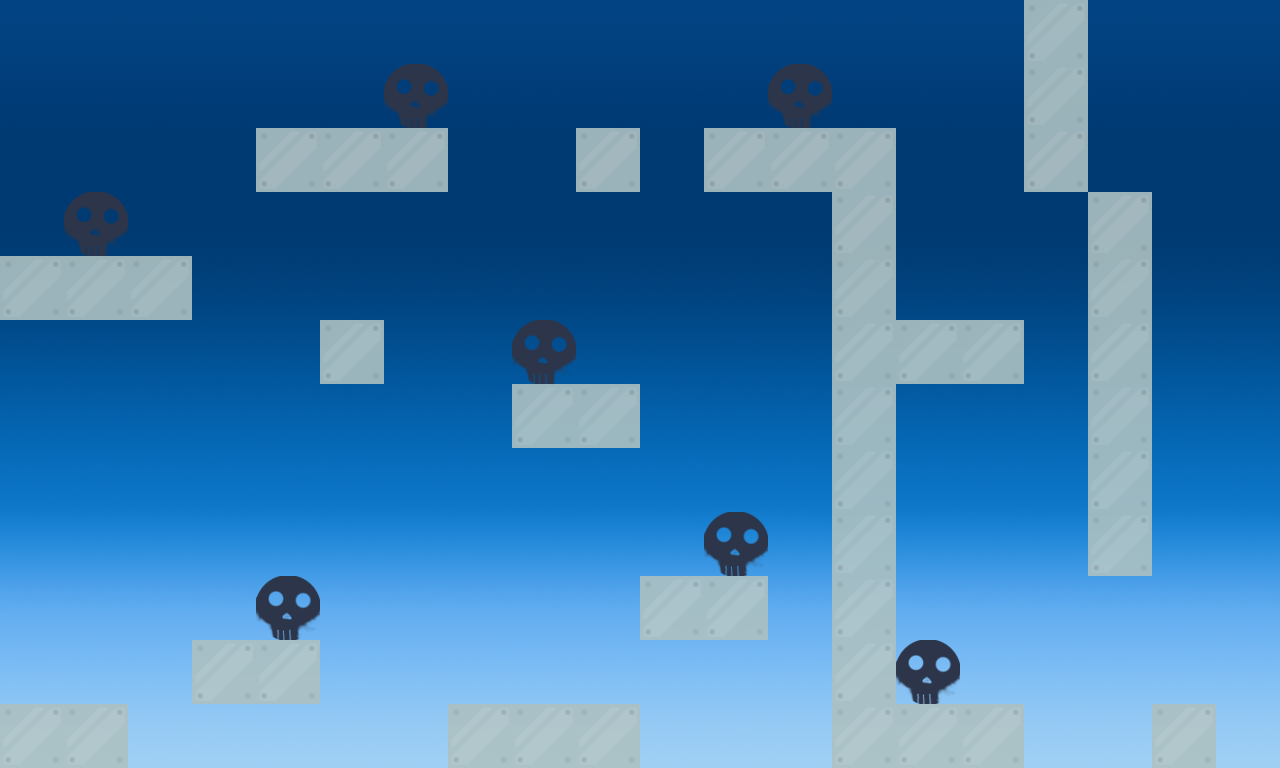

This is a level from a 2D game, rendered from its Tiled map with the project's own tilesets. A one-line summary and the map file follow, with tile-layer data summarised:
An orthogonal 20x12 tile map with 64x64 px tiles, 2 tile layers (level, GameElement), 2 tilesets, 1 image layer and 16 objects.

<map version="1.0" orientation="orthogonal" renderorder="right-down" width="20" height="12" tilewidth="64" tileheight="64" nextobjectid="17">
 <tileset firstgid="1" name="level_tileset" tilewidth="64" tileheight="64" tilecount="1" columns="1">
  <image source="../assets/Tiles/level_tileset.png" trans="ff00ff" width="64" height="64" />
 </tileset>
 <tileset firstgid="2" name="GameElement_tileset" tilewidth="64" tileheight="64" tilecount="3" columns="3">
  <image source="../assets/Tiles/GameElement_tileset.png" trans="ff00ff" width="192" height="64" />
 </tileset>
 <imagelayer name="bg">
  <image source="../assets/BG/Sky/sky_lightblue_midblue.png" width="1280" height="768" />
 </imagelayer>
 <layer name="level" width="20" height="12" opacity="0.9">
  <data>[240 cells, 45 non-empty, 1 distinct tile ids]</data>
 </layer>
 <objectgroup name="objects">
  <object id="1" x="-1.33333" y="253.333" width="190.667" height="64" />
  <object id="2" x="254.667" y="128" width="194.667" height="61.3333" />
  <object id="3" x="577.333" y="128" width="61.3333" height="62.6667" />
  <object id="4" x="322.667" y="317.333" width="60" height="65.3333" />
  <object id="5" x="513.333" y="385.333" width="128" height="64" />
  <object id="6" x="0" y="706.667" width="128" height="60" />
  <object id="7" x="192" y="640" width="128" height="65.3333" />
  <object id="8" x="449.333" y="704" width="192" height="64" />
  <object id="9" x="640" y="576" width="125.333" height="65.3333" />
  <object id="10" x="705.333" y="129.333" width="126.667" height="62.6667" />
  <object id="11" x="834.667" y="128" width="61.3333" height="638.667" />
  <object id="12" x="894.667" y="322.667" width="129.333" height="60" />
  <object id="13" x="897.333" y="706.667" width="125.333" height="60" />
  <object id="14" x="1025.33" y="-1.33333" width="60" height="192" />
  <object id="15" x="1089.33" y="193.333" width="62.6667" height="381.333" />
  <object id="16" x="1153.33" y="705.333" width="128" height="62.6667" />
 </objectgroup>
 <layer name="GameElement" width="20" height="12">
  <data>[240 cells, 7 non-empty, 1 distinct tile ids]</data>
 </layer>
</map>
